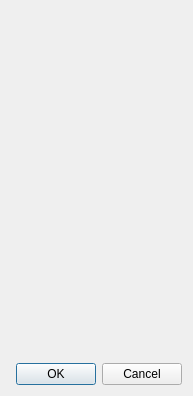
<?xml version="1.0" encoding="UTF-8"?>
<ui version="4.0">
 <class>PlayerSelectionWidget</class>
 <widget class="QDialog" name="PlayerSelectionWidget">
  <property name="geometry">
   <rect>
    <x>0</x>
    <y>0</y>
    <width>193</width>
    <height>396</height>
   </rect>
  </property>
  <property name="windowTitle">
   <string>Select players</string>
  </property>
  <layout class="QVBoxLayout" name="verticalLayout">
  <item>
  <widget class="QWidget" name="checkboxContainer">
    <layout class="QVBoxLayout" name="checkboxLayout"/>
   </widget>
   </item>
   <item>
    <widget class="QDialogButtonBox" name="buttonBox">
     <property name="standardButtons">
      <set>QDialogButtonBox::Cancel|QDialogButtonBox::Ok</set>
     </property>
    </widget>
   </item>
  </layout>
 </widget>
 <resources/>
 <connections/>
</ui>
